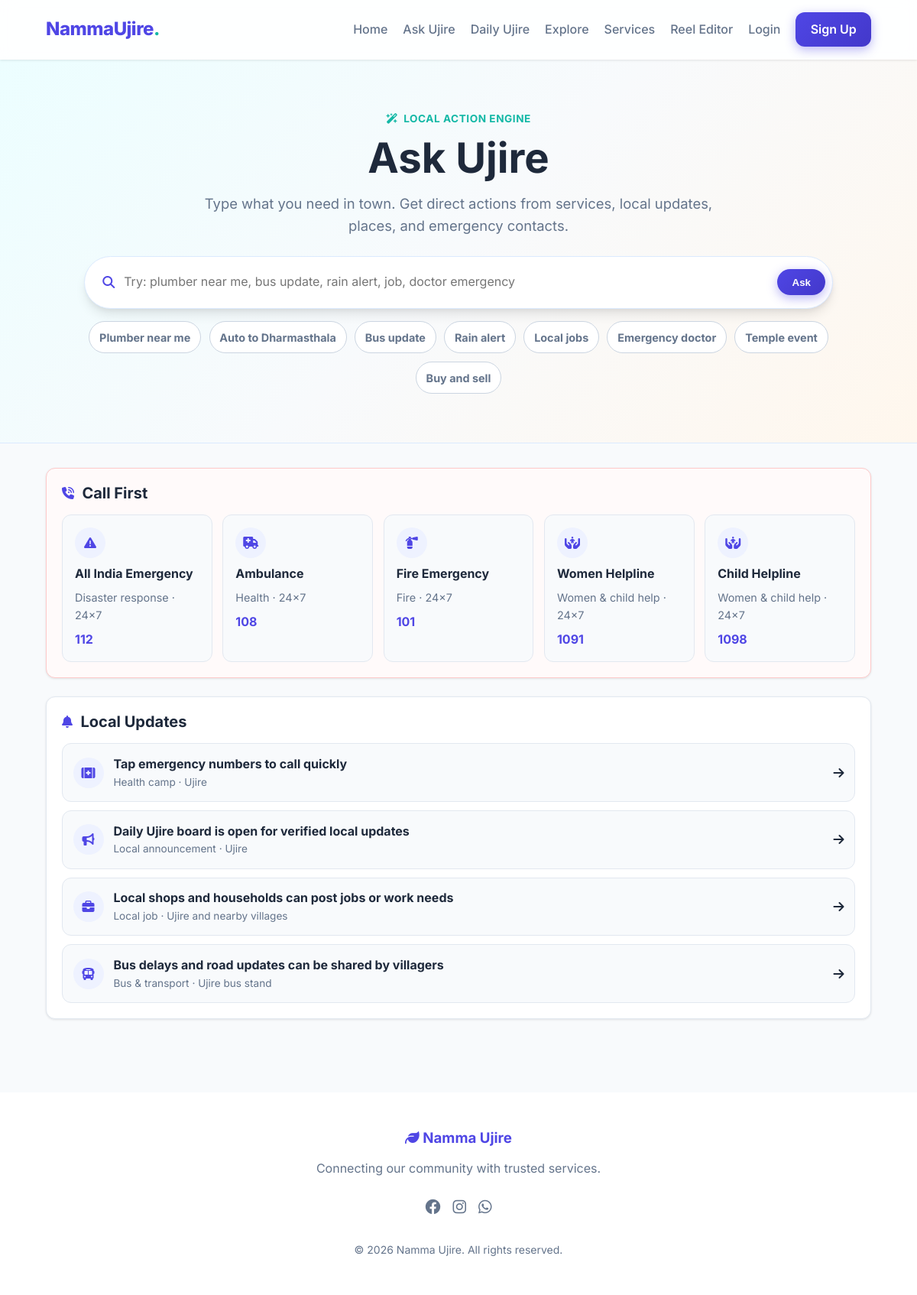
Page /ask/ on the committed database.
### core/models.py (models this page shows, shortened)
class EmergencyContact(models.Model):
    class Category(models.TextChoices):
        HEALTH = 'HEALTH', 'Health'
        POLICE = 'POLICE', 'Police'
        FIRE = 'FIRE', 'Fire'
        PANCHAYAT = 'PANCHAYAT', 'Panchayat'
        TRANSPORT = 'TRANSPORT', 'Transport'
        WOMEN_CHILD = 'WOMEN_CHILD', 'Women & child help'
        DISASTER = 'DISASTER', 'Disaster response'
    CATEGORY_ICONS = {
        Category.HEALTH: 'fa-solid fa-truck-medical',
        Category.POLICE: 'fa-solid fa-shield-halved',
        Category.FIRE: 'fa-solid fa-fire-extinguisher',
        Category.PANCHAYAT: 'fa-solid fa-building-columns',
        Category.TRANSPORT: 'fa-solid fa-taxi',
        Category.WOMEN_CHILD: 'fa-solid fa-hands-holding-child',
        Category.DISASTER: 'fa-solid fa-triangle-exclamation',
    }
    name = models.CharField(max_length=120)
    category = models.CharField(max_length=20, choices=Category.choices)
    phone = models.CharField(max_length=15)
    secondary_phone = models.CharField(max_length=15, blank=True)
    location = models.CharField(max_length=120, blank=True)
    notes = models.CharField(max_length=220, blank=True)
    available_24x7 = models.BooleanField(default=False)
    sort_order = models.PositiveIntegerField(default=0)
    is_active = models.BooleanField(default=True)
    class Meta:
        ordering = ['sort_order', 'name']
    @property
    def icon_class(self):
        return self.CATEGORY_ICONS.get(self.category, 'fa-solid fa-phone')

class LocalUpdate(models.Model):
    class Category(models.TextChoices):
        ANNOUNCEMENT = 'ANNOUNCEMENT', 'Local announcement'
        BUS = 'BUS', 'Bus & transport'
        TEMPLE = 'TEMPLE', 'Temple & festival'
        HEALTH = 'HEALTH', 'Health camp'
        FARMER = 'FARMER', 'Farmer update'
        SCHOOL = 'SCHOOL', 'School & college'
        PANCHAYAT = 'PANCHAYAT', 'Panchayat notice'
        JOB = 'JOB', 'Local job'
        MARKET = 'MARKET', 'Buy & sell'
        WEATHER = 'WEATHER', 'Rain & weather'
    class Status(models.TextChoices):
        PENDING = 'PENDING', 'Pending review'
        PUBLISHED = 'PUBLISHED', 'Published'
        REJECTED = 'REJECTED', 'Rejected'
    CATEGORY_ICONS = {
        Category.ANNOUNCEMENT: 'fa-solid fa-bullhorn',
        Category.BUS: 'fa-solid fa-bus',
        Category.TEMPLE: 'fa-solid fa-gopuram',
        Category.HEALTH: 'fa-solid fa-kit-medical',
        Category.FARMER: 'fa-solid fa-seedling',
        Category.SCHOOL: 'fa-solid fa-graduation-cap',
        Category.PANCHAYAT: 'fa-solid fa-building-columns',
        Category.JOB: 'fa-solid fa-briefcase',
        Category.MARKET: 'fa-solid fa-store',
        Category.WEATHER: 'fa-solid fa-cloud-rain',
    }
    title = models.CharField(max_length=160)
    category = models.CharField(max_length=20, choices=Category.choices)
    description = models.TextField()
    location = models.CharField(max_length=120, blank=True)
    contact_name = models.CharField(max_length=80, blank=True)
    contact_phone = models.CharField(max_length=15, blank=True)
    event_datetime = models.DateTimeField(blank=True, null=True)
    valid_until = models.DateField(blank=True, null=True)
    is_urgent = models.BooleanField(default=False)
    is_pinned = models.BooleanField(default=False)
    status = models.CharField(max_length=20, choices=Status.choices, default=Status.PENDING)
    submitted_by = models.ForeignKey(
        settings.AUTH_USER_MODEL,
        on_delete=models.SET_NULL,
        blank=True,
        null=True,
        related_name='submitted_local_updates',
    )
    generated_from = models.ForeignKey(
        'RecurringLocalUpdate',
        on_delete=models.SET_NULL,
        blank=True,
        null=True,
        related_name='generated_updates',
    )
    generated_for = models.DateField(blank=True, null=True)
    created_at = models.DateTimeField(auto_now_add=True)
    updated_at = models.DateTimeField(auto_now=True)
    class Meta:
        ordering = ['-is_urgent', '-is_pinned', 'event_datetime', '-created_at']
    @classmethod
    def published(cls):
        today = timezone.localdate()
        return cls.objects.filter(status=cls.Status.PUBLISHED).filter(
            models.Q(valid_until__isnull=True) | models.Q(valid_until__gte=today)
        )
    @property
    def icon_class(self):
        return self.CATEGORY_ICONS.get(self.category, 'fa-solid fa-circle-info')

### core/views.py (the view)
# urls.py: path('ask/', core_views.ask_ujire_view, name='ask_ujire'),
def ask_ujire_view(request):
    query = request.GET.get('q', '').strip()
    normalized_query = query.lower()
    query_tokens = _tokens(query)
    service_filter = Q()
    for service_type, keywords in SERVICE_KEYWORDS.items():
        if _has_any(normalized_query, keywords):
            service_filter |= Q(service_type=service_type)
    service_text_filter = _text_filter(query_tokens, ['name', 'location']) if query_tokens else Q()
    if query:
        services = ServiceProvider.objects.filter(is_approved=True).filter(
            service_filter | service_text_filter
        ).order_by('-is_available', 'name')[:6]
    else:
        services = ServiceProvider.objects.filter(is_approved=True).order_by('-is_available', 'name')[:4]
    update_filter = Q()
    for category, keywords in UPDATE_KEYWORDS.items():
        if _has_any(normalized_query, keywords):
            update_filter |= Q(category=category)
    update_text_filter = _text_filter(query_tokens, ['title', 'description', 'location']) if query_tokens else Q()
    if query:
        updates = LocalUpdate.published().filter(update_filter | update_text_filter)[:8]
    else:
        updates = LocalUpdate.published()[:5]
    contact_filter = Q()
    show_all_contacts = _has_any(normalized_query, ['emergency', 'urgent', 'sos', 'help'])
    for category, keywords in CONTACT_KEYWORDS.items():
        if _has_any(normalized_query, keywords):
            contact_filter |= Q(category=category)
    if query and not show_all_contacts:
        contacts = EmergencyContact.objects.filter(is_active=True).filter(contact_filter).distinct()[:5]
    else:
        contacts = EmergencyContact.objects.filter(is_active=True)[:6]
    place_filter = _text_filter(query_tokens, ['name', 'short_description', 'description', 'category__name']) if query_tokens else Q()
    if query:
        places = Place.objects.filter(place_filter).order_by('-rating')[:6]
    else:
        places = Place.objects.order_by('-rating', 'name')[:4]
    has_results = any([services, updates, contacts, places])
    return render(request, 'core/ask_ujire.html', {
        'query': query,
        'quick_asks': QUICK_ASKS,
        'services': services,
        'updates': updates,
        'contacts': contacts,
        'places': places,
        'has_results': has_results,
    })

### core/views.py (called while the page is built)
def _tokens(query):
    return [word for word in re.split(r'[^a-z0-9]+', query.lower()) if len(word) >= 3]

def _has_any(query, keywords):
    return any(keyword in query for keyword in keywords)

### core/templates/core/ask_ujire.html (shortened to what this page needs)
{% extends 'base.html' %}
{% block content %}
<section class="ask-hero">
    <div class="ask-shell">
        <span class="section-kicker"><i class="fa-solid fa-wand-magic-sparkles"></i> Local action engine</span>
        <h1>Ask Ujire</h1>
        <p>Type what you need in town. Get direct actions from services, local updates, places, and emergency contacts.</p>
        <form method="GET" action="{% url 'ask_ujire' %}" class="ask-form">
            <i class="fa-solid fa-magnifying-glass"></i>
            <input type="search" name="q" value="{{ query }}" placeholder="Try: plumber near me, bus update, rain alert, job, doctor emergency">
            <button type="submit" class="btn btn-primary">Ask</button>
        </form>
        <div class="ask-chips">
            {% for item in quick_asks %}
            <a href="{% url 'ask_ujire' %}?q={{ item|urlencode }}">{{ item }}</a>
            {% endfor %}
        </div>
    </div>
</section>
<section class="container ask-results">
    {% if contacts %}
    <div class="answer-section answer-emergency">
        <div class="answer-title">
            <i class="fa-solid fa-phone-volume"></i>
            <h2>Call First</h2>
        </div>
        <div class="answer-grid compact-grid">
            {% for contact in contacts %}
            <a href="tel:{{ contact.phone }}" class="answer-card">
                <span class="answer-icon"><i class="{{ contact.icon_class }}"></i></span>
                <strong>{{ contact.name }}</strong>
                <p>{{ contact.get_category_display }}{% if contact.available_24x7 %} · 24x7{% endif %}</p>
                <b>{{ contact.phone }}</b>
            </a>
            {% endfor %}
        </div>
    </div>
    {% endif %}
    {% if updates %}
    <div class="answer-section">
        <div class="answer-title">
            <i class="fa-solid fa-bell"></i>
            <h2>Local Updates</h2>
        </div>
        <div class="answer-list">
            {% for update in updates %}
            <a href="{% url 'daily_hub' %}#update-{{ update.id }}" class="answer-row">
                <span class="answer-icon"><i class="{{ update.icon_class }}"></i></span>
                <span>
                    <strong>{{ update.title }}</strong>
                    <small>{{ update.get_category_display }}{% if update.location %} · {{ update.location }}{% endif %}</small>
                </span>
                <i class="fa-solid fa-arrow-right"></i>
            </a>
            {% endfor %}
        </div>
    </div>
    {% endif %}
</section>
{% endblock %}

### templates/base.html (shortened to what this page needs)
{% load static %}
<!DOCTYPE html>
<html lang="en">
<head>
    <link rel="stylesheet" href="https://cdnjs.cloudflare.com/ajax/libs/font-awesome/6.4.0/css/all.min.css">
    <link rel="stylesheet" href="{% static 'css/main.css' %}">
</head>
<body>
    <nav class="navbar">
            <a href="{% url 'home' %}" class="nav-brand" style="font-size: 1.5rem; font-weight: 800; letter-spacing: -0.5px;">
                <span style="color: var(--primary);">Namma</span>Ujire<span style="color: var(--secondary);">.</span>
            </a>
            <div class="nav-links">
                <a href="{% url 'home' %}" class="nav-link">Home</a>
                <a href="{% url 'ask_ujire' %}" class="nav-link">Ask Ujire</a>
                <a href="{% url 'daily_hub' %}" class="nav-link">Daily Ujire</a>
                <a href="{% url 'locations:explore_index' %}" class="nav-link">Explore</a>
                <a href="{% url 'services_list' %}" class="nav-link">Services</a>
                <a href="{% url 'editor:project_list' %}" class="nav-link">Reel Editor</a>
                {% if request.user.is_authenticated %}
                <a href="{% url 'dashboard' %}" class="btn btn-primary"><i class="fa-solid fa-gauge"></i> Dashboard</a>
                <form action="{% url 'logout' %}" method="post" style="display:inline;">
                    {% csrf_token %}
                    <button type="submit" class="btn btn-outline">Logout</button>
                </form>
            {% else %}
                <a href="{% url 'login' %}" class="nav-link">Login</a>
                <a href="{% url 'register' %}" class="btn btn-primary">Sign Up</a>
            {% endif %}
        </div>
    </nav>
    <main>
        {% block content %}
        {% endblock %}
    </main>
    <footer style="background: white; padding: 3rem 5%; margin-top: 4rem; border-top: 1px solid var(--card-border); text-align: center;">
        <h3 style="color: var(--primary); margin-bottom: 1rem;"><i class="fa-solid fa-leaf"></i> Namma Ujire</h3>
        <p class="text-muted">Connecting our community with trusted services.</p>
        <div style="margin-top: 1.5rem; display: flex; justify-content: center; gap: 1rem;">
            <a href="#" class="nav-link"><i class="fa-brands fa-facebook fa-lg"></i></a>
            <a href="#" class="nav-link"><i class="fa-brands fa-instagram fa-lg"></i></a>
            <a href="#" class="nav-link"><i class="fa-brands fa-whatsapp fa-lg"></i></a>
        </div>
        <p class="text-muted" style="margin-top: 2rem; font-size: 0.875rem;">&copy; {% now "Y" %} Namma Ujire. All rights reserved.</p>
    </footer>
</body>
</html>

### rows in the picture
EmergencyContact: name "All India Emergency", category "Disaster response", available_24x7 "· 24x7", phone "112"
EmergencyContact: name "Ambulance", category "Health", available_24x7 "· 24x7", phone "108"
EmergencyContact: name "Fire Emergency", category "Fire", available_24x7 "· 24x7", phone "101"
EmergencyContact: name "Women Helpline", category "Women & child help", available_24x7 "· 24x7", phone "1091"
EmergencyContact: name "Child Helpline", category "Women & child help", available_24x7 "· 24x7", phone "1098"
LocalUpdate: title "Tap emergency numbers to call quickly", category "Health camp", location "Ujire"
LocalUpdate: title "Daily Ujire board is open for verified local updates", category "Local announcement", location "Ujire"
LocalUpdate: title "Local shops and households can post jobs or work needs", category "Local job", location "Ujire and nearby villages"
LocalUpdate: title "Bus delays and road updates can be shared by villagers", category "Bus & transport", location "Ujire bus stand"

### other values in the picture
{{ item }} "Plumber near me" "Auto to Dharmasthala" "Bus update" "Rain alert" "Local jobs" "Emergency doctor" "Temple event" "Buy and sell"
